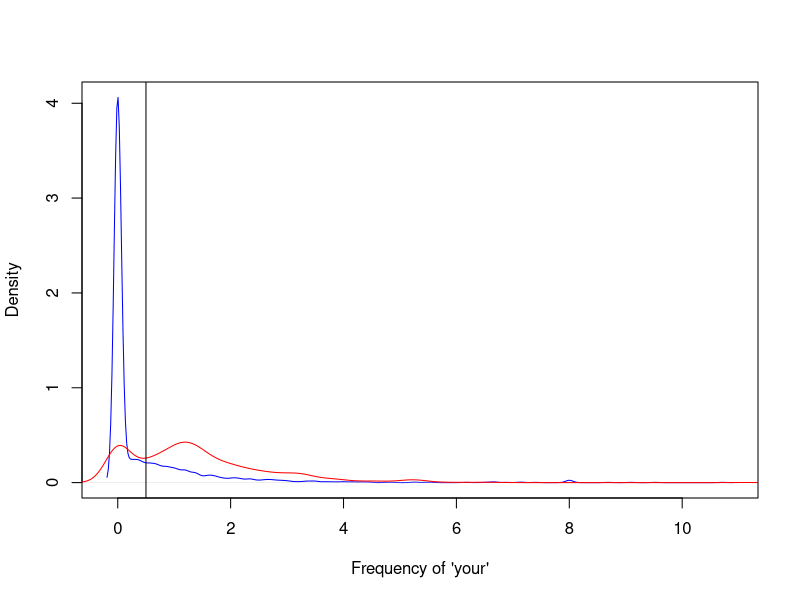

Recreate this plot in R.
library(kernlab)
data(spam)
head(spam)


plot(density(spam$your[spam$type=="nonspam"]),
     col="blue", main="",xlab="Frequency of 'your'")
#blue line shows that relatively few nonspam emails have more than two 'yours'


lines(density(spam$your[spam$type=="spam"]),col="red")
#density = # of times the frequency appears

abline(v=.5,col="black")
#cutoff where message is spam if <.5 of the words are 'your'

prediction <- ifelse(spam$your > 0.5, "spam", "nonspam")
table(prediction,spam$type)/length(spam$type)
